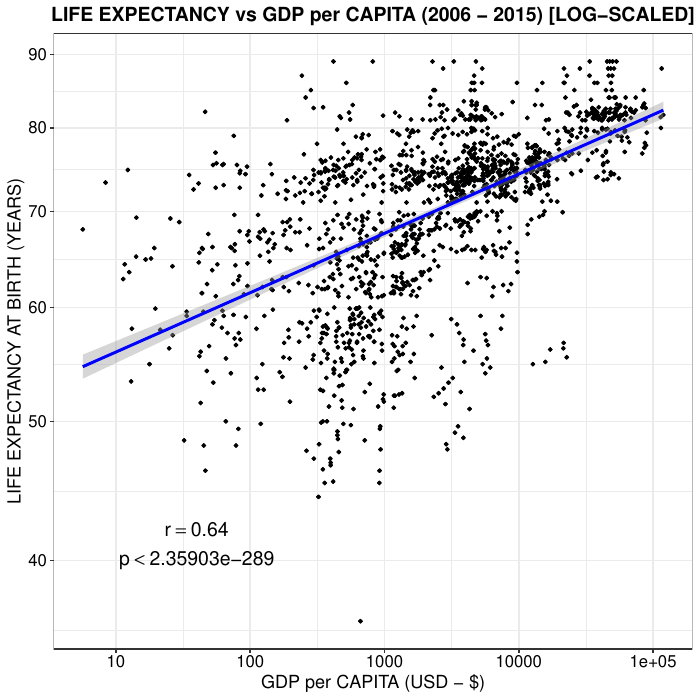

Write the R code that produced this figure.
# Load the required packages 
library(tidyverse)
library(ggplot2)


#GGplot uses a different mode of saving pdf,
#so we are setting this as the pdf in Rjust incase the script want the keyword "pdf"
#pdf <- ggsave

#Opening a pdf file to save our graph
ggsave("visualization.pdf")

# load the data
df <- read.csv("./Life Expectancy Data.csv")

#Setting required columns to a variable
Life_Exp_Column <- df$Life.expectancy
GDP_Column <- df$Life.expectancy

# Suprressing warn that might occur due to scaling which is actually negligible
#options(warn=-1)

#Calculating the mean and std for normal distribution
mean = mean(Life_Exp_Column, na.rm = T)
sd = sd(Life_Exp_Column, na.rm = T)

#Extracting ten years data from the dataframe (2006 - 2015)
ten_years <- df$Year >= 2006L & df$Year <= 2015L

#This is our customized theme
my_theme <- theme_bw()+  theme(plot.title = element_text (hjust = 0.5, size = 14, face="bold"),
                               axis.text.x = element_text(color = "black", size = 12),
                               axis.text.y = element_text(color = "black", size = 12),
                               axis.title.y = element_text(color = "black", size = 13),
                               axis.title.x = element_text(color = "black", size = 13))


#This function breaks the log-axis evenly using the base-R
log_break <- function(n = 10){
  function(x) {
    axisTicks(log10(range(x, na.rm = TRUE)), log = TRUE, n = n)
  }
}

# This function calculates the P-VALUE for the graph usage
corr_eqn_p_value <- function(digits = 9100) {
  p_value <- cor.test(df$Life.expectancy, df$GDP,use = "complete.obs", method = "spearman", exact = FALSE)$p.value
  p_coef <- round(p_value, digits = digits)
  paste("p < ",p_coef)
}
labels_p = data.frame(x = 40, y = 40, label_p = corr_eqn_p_value ())

# This function calculates the CORRELATION COEFFICIENT for the graph usage
corr_eqn_r <- function() {
  r <- cor(df$Life.expectancy, df$GDP,use = "complete.obs", method = "spearman")
  corr_coef <- round(r,2)
  paste("r == ", corr_coef)
}
labels_r = data.frame(x = 40, y = 42, label_r = corr_eqn_r())

scatter_plot <- df %>%
  filter(ten_years) %>%
  ggplot() +
  aes(x = GDP, y = Life.expectancy, size = Population) +
  geom_point(size = 1L, colour = "black") +
  geom_smooth(method = "lm", span = 4L, color = "blue") +
  scale_x_continuous(trans= "log", breaks = log_break(), labels = prettyNum) +
  scale_y_continuous(trans = "log") +
  labs(y = "LIFE EXPECTANCY AT BIRTH (YEARS)", x = "GDP per CAPITA (USD - $)")+
  ggtitle("LIFE EXPECTANCY vs GDP per CAPITA (2006 - 2015) [LOG-SCALED]")+
  my_theme +
  geom_text(data = labels_p, size = 5, aes(x = x, y = y, label = labels_p[1,3]), parse = TRUE)+
  geom_text(data = labels_r, size = 5, aes(x = x, y = y, label = labels_r[1,3]), parse = TRUE)


#This section draws the histogram
hist_plot <- df %>%
  filter(ten_years) %>%
  ggplot() +
  aes(x = Life.expectancy,)+ 
  geom_histogram(aes(y=..density..),breaks=seq(35,90,5),bins = 20L, na.rm = TRUE,fill = "lightblue", color = "darkblue") +
  my_theme + scale_y_continuous(breaks = seq(0,0.05,0.01))+
  labs(x = "LIFE EXPECTANCY AT BIRTH (YEARS)", y = "FREQUENCY DENSITY") + ggtitle("HISTOGRAM OF LIFE EXPECTANCY AT BIRTH (2006 - 2015)")+
  geom_vline(aes(color = "Mean", xintercept = mean(Life.expectancy, na.rm = TRUE)),linetype = "dashed", size = 1L)+
  stat_function(aes(color = "Normal Dist"), fun=dnorm , args = list(mean,sd), size = 1) +
  scale_colour_manual("LEGEND", values = c("black", "red"))

hist_plot
scatter_plot

dev.off()


